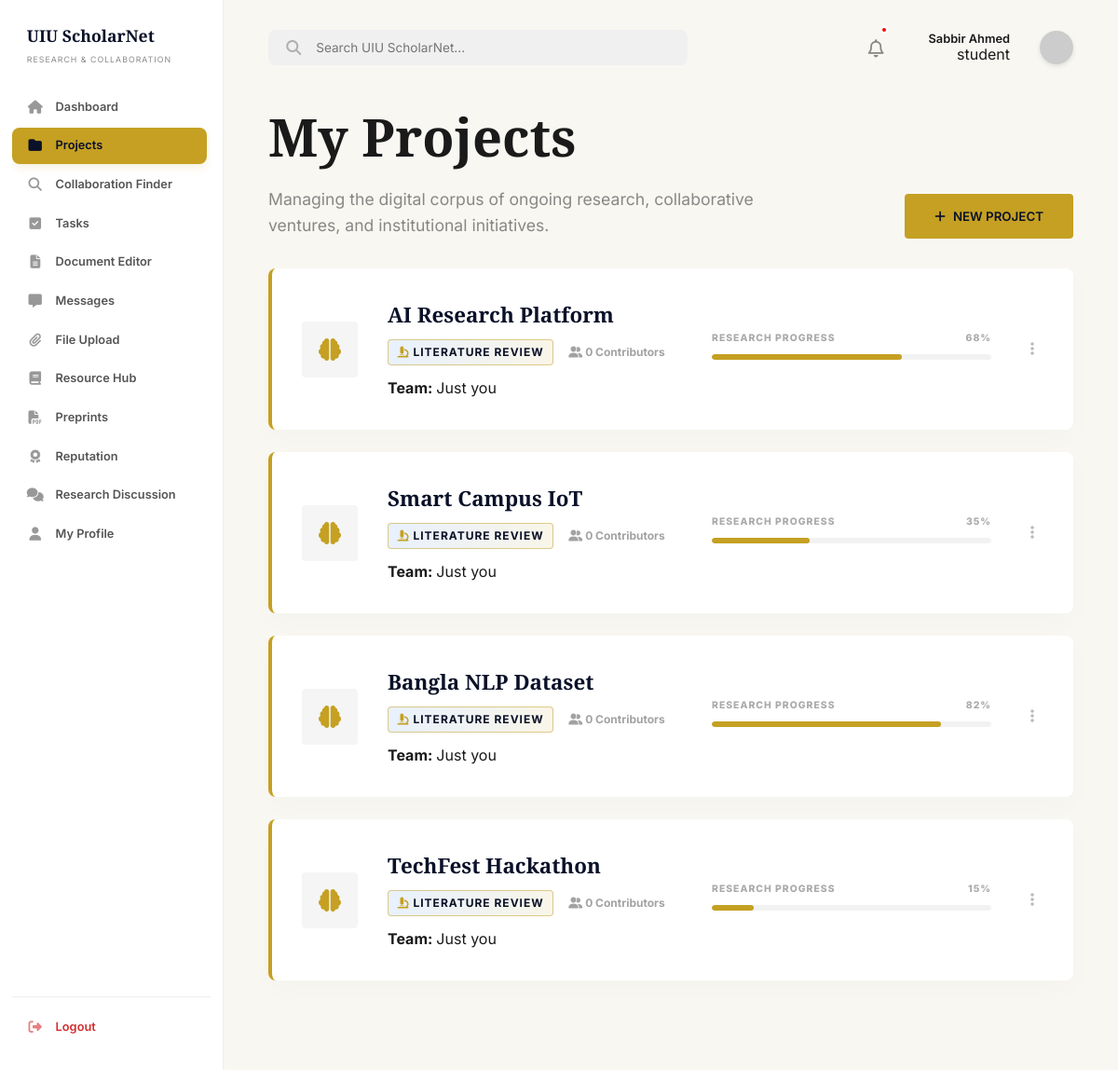
Screenshot of /dashboard/projects.php (signed in) with the database file from the repository.
### tables this page shows
CREATE TABLE IF NOT EXISTS users (
    id INT AUTO_INCREMENT PRIMARY KEY,
    full_name VARCHAR(100) NOT NULL,
    email VARCHAR(100) UNIQUE NOT NULL,
    password VARCHAR(255) NOT NULL,
    role ENUM('student', 'faculty', 'admin') DEFAULT 'student',
    is_verified TINYINT(1) DEFAULT 1,
    account_status ENUM('active', 'banned') DEFAULT 'active',
    department VARCHAR(100),
    interests TEXT,
    skills TEXT,
    points INT DEFAULT 0,
    reputation INT DEFAULT 0,
    last_active_at TIMESTAMP NULL DEFAULT NULL,
    created_at TIMESTAMP DEFAULT CURRENT_TIMESTAMP
);

CREATE TABLE IF NOT EXISTS projects (
    id INT AUTO_INCREMENT PRIMARY KEY,
    title VARCHAR(255) NOT NULL,
    description TEXT,
    department VARCHAR(100),
    visibility ENUM('public', 'institution', 'private') DEFAULT 'public',
    status ENUM('planning', 'active', 'review', 'completed') DEFAULT 'active',
    progress INT DEFAULT 0,
    creator_id INT,
    supervisor_id INT,
    supervisor_approved TINYINT(1) DEFAULT 0,
    research_phase VARCHAR(50) DEFAULT 'literature_review',
    created_at TIMESTAMP DEFAULT CURRENT_TIMESTAMP,
    FOREIGN KEY (creator_id) REFERENCES users(id) ON DELETE SET NULL,
    FOREIGN KEY (supervisor_id) REFERENCES users(id) ON DELETE SET NULL
);

### includes/auth_check.php (called while the page is built, shortened)
<?php
require_once('db_connect.php');
$user_id = (int)$_SESSION['user_id'];
$stmt = $conn->prepare("SELECT * FROM users WHERE id = ?");
$stmt->bind_param("i", $user_id);
$stmt->execute();
$user_result = $stmt->get_result();
$user_data = $user_result->fetch_assoc();
?>

### includes/db_connect.php (called while the page is built, shortened)
<?php
$host = getenv('DB_HOST') ?: "127.0.0.1";
$user = getenv('DB_USER') ?: "root";
$pass = getenv('DB_PASS');
if ($pass === false) {
    $pass = "";
}
$dbname = getenv('DB_NAME') ?: "uiu_scholarnet";
$port = getenv('DB_PORT') ?: 3306;
$conn = mysqli_connect($host, $user, $pass, $dbname, $port);
mysqli_set_charset($conn, "utf8mb4");
function db_query($sql, $params = [], $types = "") {
    global $conn;
    $stmt = $conn->prepare($sql);
    if ($params) {
        $stmt->bind_param($types, ...$params);
    }
    if (!$stmt->execute()) {
        die("Query execution failed: " . $stmt->error);
    }
    $result = $stmt->get_result();
    if ($result === false && $stmt->field_count === 0) {
        return true;
    }
    return $result;
}
?>

### dashboard/projects.php (the view, shortened to what this page needs)
<?php
require_once('../includes/auth_check.php');
$pending_tasks = (int)(db_query("SELECT COUNT(*) as total FROM tasks WHERE assigned_to = ? AND status != 'done'", [$user_id], "i")->fetch_assoc()['total'] ?? 0);
$collab_requests = (int)(db_query("SELECT COUNT(*) as total FROM collaboration_applications ca JOIN collaboration_posts cp ON ca.post_id = cp.id WHERE cp.user_id = ? AND ca.status = 'pending'", [$user_id], "i")->fetch_assoc()['total'] ?? 0);
$result = db_query("
    SELECT p.*,
           (SELECT COUNT(DISTINCT user_id) FROM project_members WHERE project_id = p.id AND status = 'active') as contributors_count,
           (SELECT GROUP_CONCAT(CONCAT(u.full_name, '::', pm2.role, '::', u.role) SEPARATOR '||') FROM project_members pm2 JOIN users u ON pm2.user_id = u.id WHERE pm2.project_id = p.id AND pm2.status = 'active') as contributor_data,
           (SELECT COUNT(*) FROM collaboration_posts WHERE project_id = p.id AND status = 'open') as active_collabs
    FROM projects p
    LEFT JOIN project_members pm ON pm.project_id = p.id AND pm.user_id = ?
    WHERE p.creator_id = ? OR (pm.user_id = ? AND pm.status = 'active')
    ORDER BY p.created_at DESC
", [$user_id, $user_id, $user_id], "iii");
?>
<!DOCTYPE html>
<html lang="en">
<head>
    <link rel="stylesheet" href="https://cdnjs.cloudflare.com/ajax/libs/font-awesome/6.4.0/css/all.min.css">
    <link rel="stylesheet" href="../assets/css/style.css">
    <link rel="stylesheet" href="../assets/css/lifecycle.css">
</head>
<body class="dashboard-page">
    <?php include('../includes/sidebar.php'); ?>
    <main class="main-content">
        <?php include('../includes/header.php'); ?>
        <section class="projects-section">
            <div class="projects-header">
                <div>
                    <h1 class="projects-title">My Projects</h1>
                    <p class="projects-desc">Managing the digital corpus of ongoing research, collaborative ventures, and institutional initiatives.</p>
                </div>
                <button class="btn btn-primary btn-new-project" onclick="openModal()">
                    <i class="fa-solid fa-plus"></i> NEW PROJECT
                </button>
            </div>
            <div class="project-horizontal-list">
                <?php while($row = $result->fetch_assoc()): ?>
                <div class="project-horizontal-card">
                    <div class="project-brand">
                        <i class="fa-solid fa-brain"></i>
                    </div>
                    <div class="project-main-info">
                        <h3><?php echo htmlspecialchars($row['title']); ?></h3>
                        <div class="project-stats-row">
                            <?php
                            $r_phases = [
                                'literature_review' => 'Literature Review',
                                'gap_analysis' => 'Gap Analysis',
                                'methodology' => 'Methodology',
                                'implementation' => 'Implementation',
                                'experimentation' => 'Experimentation',
                                'drafting' => 'Drafting',
                                'publishing' => 'Publishing'
                            ];
                            $disp_phase = $r_phases[$row['research_phase'] ?? 'literature_review'];
                            ?>
                            <span class="status-chip" style="background: linear-gradient(90deg, rgba(26, 115, 232, 0.1), rgba(197, 160, 34, 0.1)); border: 1px solid rgba(197, 160, 34, 0.5); color: var(--primary-color);"><i class="fa-solid fa-microscope" style="color: #c5a022;"></i> <?php echo strtoupper($disp_phase); ?></span>
                            <span class="contributors-count"><i class="fa-solid fa-user-group"></i> <?php echo (int)$row['contributors_count']; ?> Contributors</span>
                        </div>
                        <div class="project-team-info" style="display: flex; flex-wrap: wrap; align-items: center; gap: 4px;">
                            <strong>Team:</strong>
                            <?php
                            if (!empty($row['contributor_data'])) {
                                $members = explode('||', $row['contributor_data']);
                                $member_html = [];
                                foreach ($members as $m) {
                                    $parts = explode('::', $m);
                                    if (count($parts) >= 2) {
                                        $name = htmlspecialchars($parts[0]);
                                        $pm_role = $parts[1] ?? '';
                                        $u_role = $parts[2] ?? '';
                                        $badges = '';
                                        if ($pm_role === 'owner') {
                                            $badges .= ' <span class="status-chip status-chip-blue" style="font-size: 0.55rem; padding: 2px 4px; margin-left: 4px;">LEADER</span>';
                                        }
                                        if ($u_role === 'faculty') {
                                            $badges .= ' <span class="status-chip" style="font-size: 0.55rem; padding: 2px 4px; background: #6c5ce7; color: white; border: none; margin-left: 4px;">FACULTY</span>';
                                        }
                                        $member_html[] = '<span style="display:inline-flex; align-items: center;">' . $name . $badges . '</span>';
                                    }
                                }
                                echo implode(' <span style="color: #ccc; margin: 0 4px;">&bull;</span> ', $member_html);
                            } else {
                                echo '<span>Just you</span>';
                            }
                            ?>
                        </div>
                    </div>
                    <div class="project-progress-block">
                        <div class="progress-label">
                            <span>RESEARCH PROGRESS</span>
                            <span><?php echo $row['progress']; ?>%</span>
                        </div>
                        <div class="progress-bar">
                            <div class="progress-fill progress-fill-dynamic" style="width: <?php echo $row['progress']; ?>%;"></div>
                        </div>
                    </div>
                    <div class="project-actions project-actions-container">
                        <div class="options-wrapper">
                            <div class="options-icon" onclick="toggleProjectOptions(event, <?php echo $row['id']; ?>)">
                                <i class="fa-solid fa-ellipsis-vertical"></i>
                            </div>
                        </div>
                    </div>
                </div>
                <?php endwhile; ?>
            </div>
        </section>
    </main>
</body>
</html>

### includes/header.php (shortened to what this page needs)
<header class="dash-header">
    <div class="search-container">
        <i class="fa-solid fa-magnifying-glass search-icon"></i>
        <input type="text" placeholder="Search UIU ScholarNet...">
    </div>
    <div class="header-actions flex-center-end">
        <?php if ((!isset($is_admin_panel) || !$is_admin_panel) && (!isset($is_admin_sidebar) || !$is_admin_sidebar)): ?>
        <a href="notifications.php" class="notification-icon text-inherit relative flex-center h-36px">
            <i class="fa-regular fa-bell header-icon text-1-2rem"></i>
            <?php if (($collab_requests ?? 0) > 0 || ($pending_tasks ?? 0) > 0 || ($unread_notifications ?? 0) > 0): ?>
                <span class="notification-dot notification-dot-header"></span>
            <?php endif; ?>
        </a>
        <?php endif; ?>
        <div class="flex-column-end">
            <span class="fw-600 text-0-8rem text-color-primary"><?php echo htmlspecialchars($user_data['full_name'] ?? 'User'); ?></span>
            <?php if (isset($user_data['role'])): ?>
                <?php if ($user_data['role'] === 'admin'): ?>
                    <span class="role-admin">ADMIN</span>
                <?php elseif ($user_data['role'] === 'faculty' && isset($user_data['is_verified']) && $user_data['is_verified']): ?>
                    <span class="role-faculty"><i class="fa-solid fa-circle-check"></i> FACULTY</span>
                <?php elseif ($user_data['role'] === 'faculty' && isset($user_data['is_verified']) && !$user_data['is_verified']): ?>
                    <span class="role-unverified">UNVERIFIED</span>
                <?php else: ?>
                    <span class="role-default"><?php echo htmlspecialchars($user_data['role']); ?></span>
                <?php endif; ?>
            <?php endif; ?>
        </div>
        <a href="profile.php" class="text-inherit flex-center">
            <img src="https://ui-avatars.com/api/?name=<?php echo urlencode($user_data['full_name'] ?? 'User'); ?>&background=0a1128&color=fff" alt="Avatar" class="avatar-header">
        </a>
    </div>
</header>

### assets/css/global.css (style rules this page uses)
:root { --primary-color: #0a1128; --secondary-color: #c5a022; --bg-color: #f8f7f2; --text-color: #1a1a1a; --accent-color: #e8e6d9; --white: #ffffff; --transition: all 0.3s ease; --font-heading: 'Playfair Display', serif; --font-body: 'Inter', sans-serif; }
* { margin: 0; padding: 0; box-sizing: border-box; }
body { font-family: var(--font-body); background-color: var(--bg-color); color: var(--text-color); line-height: 1.6; overflow-x: hidden; }
h1, h2, h3, h4 { font-family: var(--font-heading); font-weight: 700; }
a { text-decoration: none; color: inherit; transition: var(--transition); }
.btn { padding: 0.8rem 2rem; border-radius: 4px; font-weight: 600; cursor: pointer; display: inline-flex; align-items: center; gap: 0.5rem; transition: var(--transition); border: none; font-family: var(--font-body); }
.btn-primary { background-color: var(--secondary-color); color: var(--white); }

### assets/css/layout.css (style rules this page uses)
.dashboard-page { display: flex; background-color: var(--bg-color); min-height: 100vh; width: 100%; }
.main-content { flex: 1; margin-left: 240px; padding: 2rem 3rem; min-height: 100vh; }
.dash-header { display: flex; justify-content: space-between; align-items: center; margin-bottom: 2rem; }
.search-container { background: #f0f0f0; padding: 0.7rem 1.2rem; border-radius: 8px; display: flex; align-items: center; gap: 1rem; width: 100%; max-width: 450px; }
.search-container input { background: transparent; border: none; outline: none; width: 100%; font-family: var(--font-body); font-size: 0.85rem; }

### assets/css/dashboard.css (style rules this page uses)
.search-icon { opacity: 0.3; }
.notification-icon { font-size: 1.2rem; margin-right: 1.5rem; position: relative; }
.notification-dot { position: absolute; top: -5px; right: -5px; width: 8px; height: 8px; background: red; border-radius: 50%; border: 2px solid var(--white); }
.progress-fill-dynamic { background: var(--secondary-color); }

### assets/css/collaboration.css (style rules this page uses)
.header-icon { font-size: 1.2rem; opacity: 0.5; }

### assets/css/projects.css (style rules this page uses)
.project-horizontal-list { display: flex; flex-direction: column; gap: 1.5rem; margin-bottom: 4rem; }
.project-horizontal-card { background: var(--white); padding: 2rem; border-radius: 8px; border-left: 4px solid var(--secondary-color); box-shadow: 0 10px 30px rgba(0,0,0,0.02); display: flex; align-items: center; justify-content: space-between; gap: 2rem; transition: var(--transition); }
.project-brand { width: 60px; height: 60px; background: #f5f5f5; border-radius: 4px; display: flex; align-items: center; justify-content: center; font-size: 1.5rem; color: var(--secondary-color); }
.project-main-info { flex: 1; }
.project-main-info h3 { font-size: 1.4rem; margin-bottom: 0.5rem; color: var(--primary-color); }
.project-stats-row { display: flex; align-items: center; gap: 1rem; font-size: 0.75rem; font-weight: 700; margin-bottom: 0.75rem; }
.status-chip { padding: 0.2rem 0.6rem; border-radius: 4px; text-transform: uppercase; letter-spacing: 1px; }
.project-progress-block { width: 300px; text-align: right; }
.progress-label { font-size: 0.65rem; font-weight: 800; color: #aaa; text-transform: uppercase; letter-spacing: 1px; display: flex; justify-content: space-between; margin-bottom: 0.5rem; }
.projects-header { display: flex; justify-content: space-between; align-items: flex-end; margin-bottom: 2rem; }
.projects-title { font-size: 3.5rem; margin-bottom: 0.5rem; }
.projects-desc { opacity: 0.5; max-width: 600px; font-size: 1.1rem; }
.btn-new-project { background-color: var(--secondary-color); color: var(--primary-color); padding: 1rem 2rem; }
.contributors-count { opacity: 0.4; }
.options-wrapper { position: relative; }
.options-icon { cursor: pointer; opacity: 0.3; padding: 10px; transition: var(--transition); }

### rows the page displays
users: full_name "Sabbir Ahmed", role "student"
projects: title "AI Research Platform", research_phase "LITERATURE REVIEW", contributors_count "0", progress "68"
projects: title "Smart Campus IoT", research_phase "LITERATURE REVIEW", contributors_count "0", progress "35"
projects: title "Bangla NLP Dataset", research_phase "LITERATURE REVIEW", contributors_count "0", progress "82"
projects: title "TechFest Hackathon", research_phase "LITERATURE REVIEW", contributors_count "0", progress "15"
